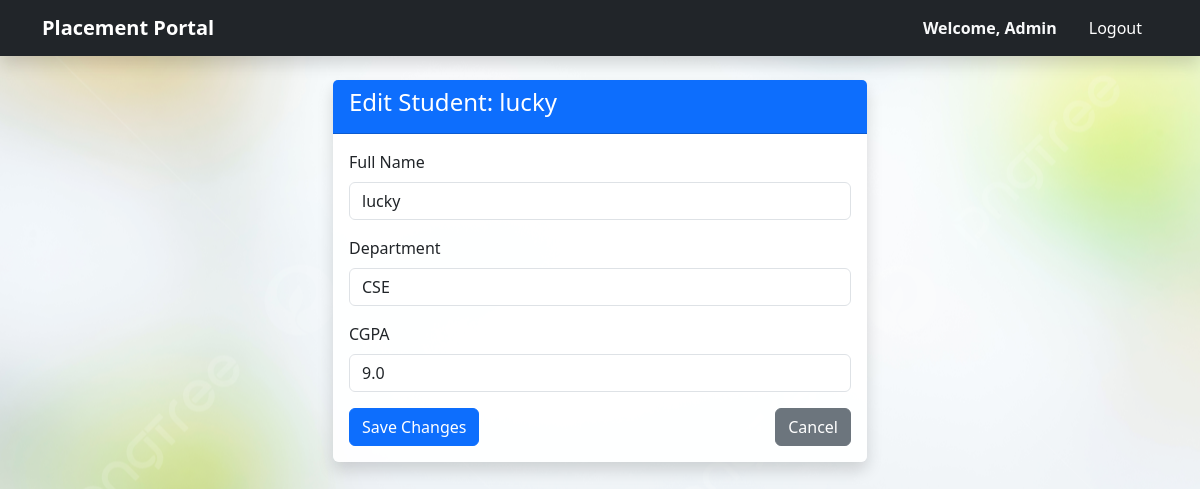
Screenshot of /admin/student/edit/1 (signed in) with the database file from the repository.
### models.py (models this page shows)
class Student(db.Model):
    id = db.Column(db.Integer, primary_key=True)
    user_id = db.Column(db.Integer, db.ForeignKey('user.id'), nullable=False)
    name = db.Column(db.String(100), nullable=False)
    department = db.Column(db.String(100))
    cgpa = db.Column(db.Float)
    status = db.Column(db.String(20), default='Active')
    resume_link = db.Column(db.String(255))

### routes/admin_routes.py (the view, shortened to what this page needs)
@admin_bp.route('/student/edit/<int:id>', methods=['GET', 'POST'])
def edit_student(id):
    if not is_admin(): return redirect(url_for('auth.login'))
    student = Student.query.get_or_404(id)
    return render_template('admin/edit_student.html', student=student)

### routes/admin_routes.py (called while the page is built)
def is_admin():
    return session.get('role') == 'admin'

### templates/admin/edit_student.html
{% extends "base.html" %}
{% block content %}
<div class="container">
    <div class="row justify-content-center">
        <div class="col-md-6">
            <div class="card shadow">
                <div class="card-header bg-primary text-white">
                    <h4>Edit Student: {{ student.name }}</h4>
                </div>
                <div class="card-body">
                    <form method="POST" action="{{ url_for('admin.edit_student', id=student.id) }}">
                        <div class="mb-3">
                            <label class="form-label">Full Name</label>
                            <input type="text" name="name" class="form-control" value="{{ student.name }}" required>
                        </div>
                        <div class="mb-3">
                            <label class="form-label">Department</label>
                            <input type="text" name="department" class="form-control" value="{{ student.department }}">
                        </div>
                        <div class="mb-3">
                            <label class="form-label">CGPA</label>
                            <input type="text" name="cgpa" class="form-control" value="{{ student.cgpa or '' }}">
                        </div>
                        <div class="d-flex justify-content-between">
                            <button type="submit" class="btn btn-primary">Save Changes</button>
                            <a href="{{ url_for('admin.manage_students') }}" class="btn btn-secondary">Cancel</a>
                        </div>
                    </form>
                </div>
            </div>
        </div>
    </div>
</div>
{% endblock %}

### templates/base.html (style rules this page uses)
body { background-size: cover; background-position: center; background-repeat: no-repeat; background-attachment: fixed; min-height: 100vh; background-color: #f8f9fa; }
.card { background-color: rgba(255, 255, 255, 0.92); border: none; box-shadow: 0 4px 6px rgba(0,0,0,0.1); }

### rows the page displays
Student: name "lucky", department "CSE", cgpa "9.0"

### other values shown
{{ session.get('name', 'User') }} "Admin"
